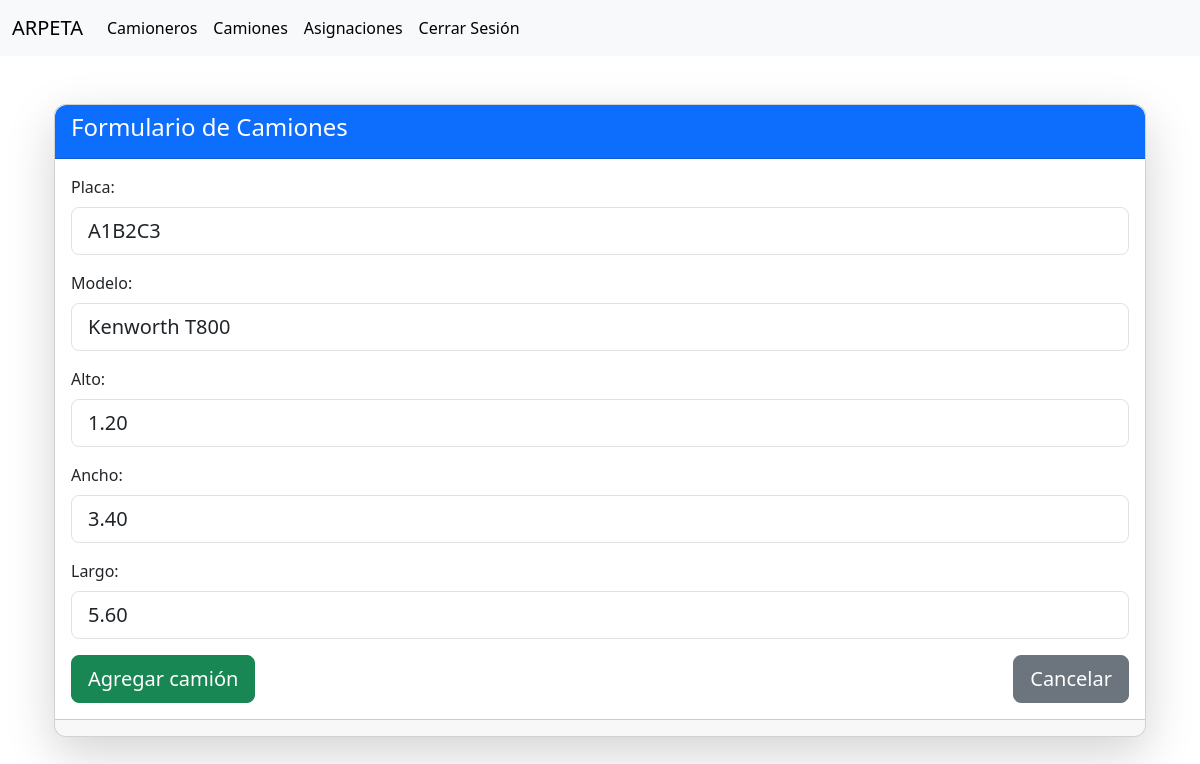
/camiones/editar_camion/A1B2C3/ (signed in), run on the app's committed database.
### nose/models.py (models this page shows, shortened)
class Camion(models.Model):
    placa = models.CharField(primary_key=True, max_length=10, verbose_name='Placa')
    modelo = models.CharField(max_length=50, verbose_name='Modelo')
    alto = models.DecimalField(max_digits=5, decimal_places=2, verbose_name='Alto')
    ancho = models.DecimalField(max_digits=5, decimal_places=2, verbose_name='Ancho')
    largo = models.DecimalField(max_digits=5, decimal_places=2, verbose_name='Largo')

### nose/views.py (the view)
# urls.py: path('camiones/editar_camion/<str:placa>/', views.editar_camion, name='editar_camion'),
@login_required
def editar_camion(request, placa):
    camion = Camion.objects.get(placa=placa)
    formulario = CamionForm(request.POST or None, instance=camion)
    if formulario.is_valid() and request.POST:
        formulario.save()
        return redirect('camiones')
    return render(request, 'camiones/editar_camion.html', {'formulario': formulario})

### nose/forms.py
class CamionForm(forms.ModelForm):
    class Meta:
        model = Camion
        fields = '__all__'

### nose/templates/camiones/editar_camion.html (shortened to what this page needs)
{% extends "base.html" %}
{% block contenido %}
{% include 'camiones/form_camion.html' %}
{% endblock %}

### nose/templates/camiones/form_camion.html (shortened to what this page needs)
<form enctype="multipart/form-data" method="post">
    <div class="container mt-5">
        <div class="card shadow-lg" style="border-radius: 12px;">
            <div class="card-header bg-primary text-white" style="border-top-left-radius: 12px; border-top-right-radius: 12px;">
                <h4>Formulario de Camiones</h4>
            </div>
            <div class="card-body">
                {% for campo in formulario %}
                    <div class="mb-3">
                        <label for="{{ campo.id_for_label }}" class="form-label">{{ campo.label }}:</label>
                        {% if campo.field.widget.input_type == "checkbox" %}
                            <div>
                                <input type="radio" name="{{ campo.name }}" id="{{ campo.name }}_yes" value="True" {% if campo.value == True %}checked{% endif %}>
                                <label for="{{ campo.name }}_yes">Sí</label>
                                <input type="radio" name="{{ campo.name }}" id="{{ campo.name }}_no" value="False" {% if campo.value == False %}checked{% endif %}>
                                <label for="{{ campo.name }}_no">No</label>
                            </div>
                        {% else %}
                            <input type="{{ campo.field.widget.input_type }}" step="0.01" class="form-control form-control-lg" name="{{ campo.name }}" id="{{ campo.id_for_label }}" placeholder="{{ campo.label }}" value="{{ campo.value | default:'' }}" />
                        {% endif %}
                    </div>
                {% endfor %}
                <div class="d-flex justify-content-between">
                    <input type="submit" class="btn btn-success btn-lg" value="Agregar camión" />
                    <a href="{% url 'camiones' %}" class="btn btn-secondary btn-lg" role="button">Cancelar</a>
                </div>
            </div>
            <div class="card-footer text-muted" style="border-bottom-left-radius: 12px; border-bottom-right-radius: 12px;">
            </div>
        </div>
    </div>
</form>

### data on the page
Camion: placa "A1B2C3" "Kenworth T800" "1.20" "3.40" "5.60"

### other printed values
{{ campo.label }} "Placa" "Modelo" "Alto" "Ancho" "Largo"
